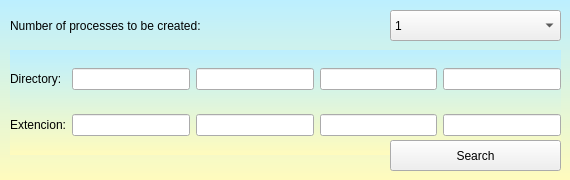
<?xml version="1.0" encoding="UTF-8"?>
<ui version="4.0">
 <class>MainWindow</class>
 <widget class="QMainWindow" name="MainWindow">
  <property name="geometry">
   <rect>
    <x>0</x>
    <y>0</y>
    <width>570</width>
    <height>180</height>
   </rect>
  </property>
  <property name="windowTitle">
   <string>MainWindow</string>
  </property>
  <property name="styleSheet">
   <string notr="true">background-color: qlineargradient(spread:pad, x1:1, y1:0, x2:1, y2:1, stop:0 rgba(188, 239, 255, 255), stop:1 rgba(255, 251, 189, 255));</string>
  </property>
  <widget class="QWidget" name="centralwidget">
   <widget class="QLabel" name="label">
    <property name="geometry">
     <rect>
      <x>10</x>
      <y>10</y>
      <width>271</width>
      <height>31</height>
     </rect>
    </property>
    <property name="styleSheet">
     <string notr="true">background-color: rgb(255, 255);</string>
    </property>
    <property name="text">
     <string>Number of processes to be created:</string>
    </property>
   </widget>
   <widget class="QComboBox" name="cmbNumOfClients">
    <property name="geometry">
     <rect>
      <x>390</x>
      <y>10</y>
      <width>171</width>
      <height>31</height>
     </rect>
    </property>
    <property name="styleSheet">
     <string notr="true">background-color: rgb(255, 255)</string>
    </property>
    <item>
     <property name="text">
      <string>1</string>
     </property>
    </item>
    <item>
     <property name="text">
      <string>2</string>
     </property>
    </item>
    <item>
     <property name="text">
      <string>4</string>
     </property>
    </item>
   </widget>
   <widget class="QWidget" name="gridLayoutWidget">
    <property name="geometry">
     <rect>
      <x>10</x>
      <y>50</y>
      <width>551</width>
      <height>105</height>
     </rect>
    </property>
    <layout class="QGridLayout" name="gridLayout">
     <item row="0" column="1">
      <widget class="QLineEdit" name="txtDir_1">
       <property name="styleSheet">
        <string notr="true">background-color: rgb(255, 255)</string>
       </property>
      </widget>
     </item>
     <item row="1" column="2">
      <widget class="QLineEdit" name="txtExtencion_2">
       <property name="styleSheet">
        <string notr="true">background-color: rgb(255, 255)</string>
       </property>
      </widget>
     </item>
     <item row="1" column="1">
      <widget class="QLineEdit" name="txtExtencion_1">
       <property name="styleSheet">
        <string notr="true">background-color: rgb(255, 255)</string>
       </property>
      </widget>
     </item>
     <item row="1" column="3">
      <widget class="QLineEdit" name="txtExtencion_3">
       <property name="styleSheet">
        <string notr="true">background-color: rgb(255, 255)</string>
       </property>
      </widget>
     </item>
     <item row="0" column="0">
      <widget class="QLabel" name="label_2">
       <property name="styleSheet">
        <string notr="true">background-color: rgb(255, 255)</string>
       </property>
       <property name="text">
        <string>Directory:</string>
       </property>
      </widget>
     </item>
     <item row="1" column="0">
      <widget class="QLabel" name="label_3">
       <property name="styleSheet">
        <string notr="true">background-color: rgb(255, 255)</string>
       </property>
       <property name="text">
        <string>Extencion:</string>
       </property>
      </widget>
     </item>
     <item row="0" column="2">
      <widget class="QLineEdit" name="txtDir_2">
       <property name="styleSheet">
        <string notr="true">background-color: rgb(255, 255)</string>
       </property>
      </widget>
     </item>
     <item row="0" column="3">
      <widget class="QLineEdit" name="txtDir_3">
       <property name="styleSheet">
        <string notr="true">background-color: rgb(255, 255)</string>
       </property>
      </widget>
     </item>
     <item row="1" column="4">
      <widget class="QLineEdit" name="txtExtencion_4">
       <property name="styleSheet">
        <string notr="true">background-color: rgb(255, 255)</string>
       </property>
      </widget>
     </item>
     <item row="0" column="4">
      <widget class="QLineEdit" name="txtDir_4">
       <property name="styleSheet">
        <string notr="true">background-color: rgb(255, 255)</string>
       </property>
      </widget>
     </item>
    </layout>
   </widget>
   <widget class="QPushButton" name="btnSearch">
    <property name="geometry">
     <rect>
      <x>390</x>
      <y>140</y>
      <width>171</width>
      <height>31</height>
     </rect>
    </property>
    <property name="styleSheet">
     <string notr="true">background-color: rgb(255, 255)</string>
    </property>
    <property name="text">
     <string>Search</string>
    </property>
   </widget>
  </widget>
 </widget>
 <resources/>
 <connections/>
</ui>
